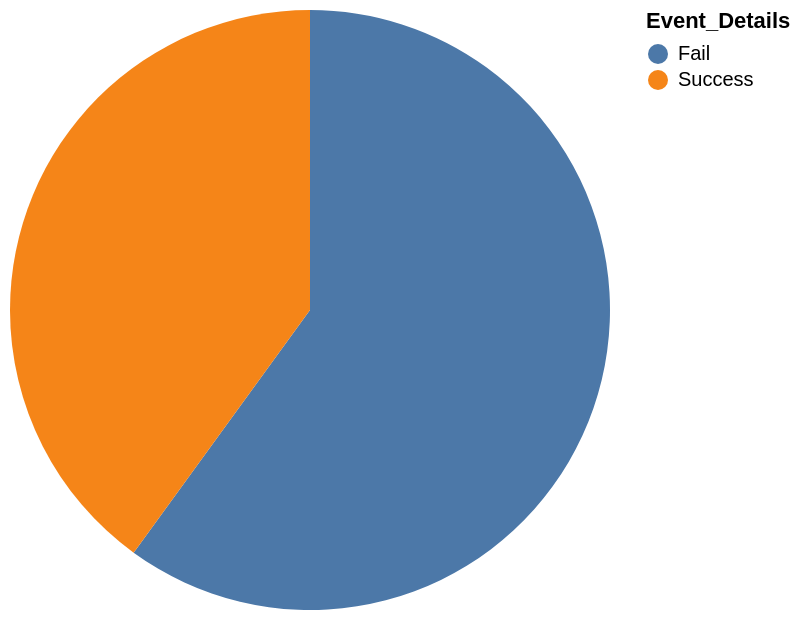

Write the Vega-Lite specification saved for this chart.
### Vega-Lite specification from a JSON file in a GitHub repository (floating-point values rounded to 4 significant figures)
{"data": {"values": [{"x_data": "Fail", "y_data": 9}, {"x_data": "Success", "y_data": 6}]}, "mark": "arc", "encoding": {"theta": {"field": "y_data", "type": "quantitative", "title": "COUNT(Event_Details)"}, "color": {"field": "x_data", "type": "nominal", "title": "Event_Details"}}}
